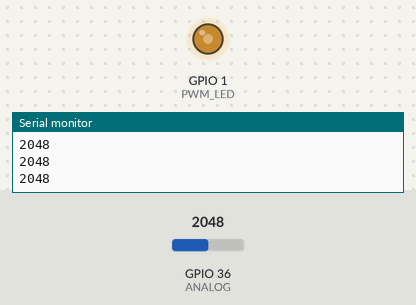
Recording of a sketch running on a simulated ESP32. On the bench: output pins drawn as LEDs (lit = HIGH), the last lines printed to the serial monitor. The inputs (shaded band) are chosen by the test bench; at power-on: GPIO 36 (ANALOG) = 2048.

Above: at 1.2 s.
1.3 s: GPIO 36 (ANALOG) set to 2866
At 2.3 s:
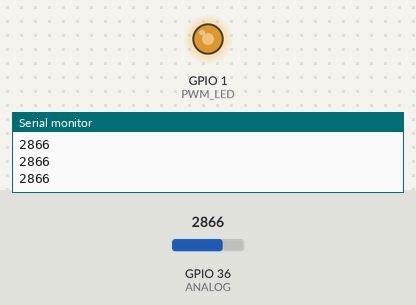
2.8 s: GPIO 36 (ANALOG) set to 3603
At 3.8 s:
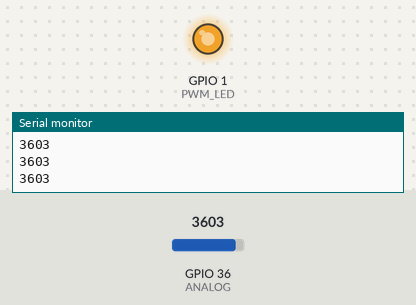
4.3 s: GPIO 36 (ANALOG) set to 491
At 5.3 s:
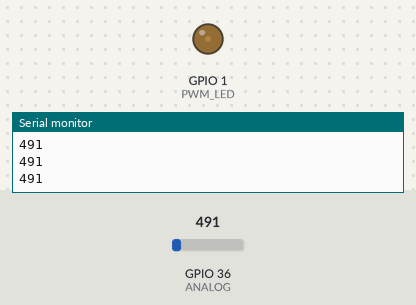
5.8 s: GPIO 36 (ANALOG) set to 0
At 6.7 s:
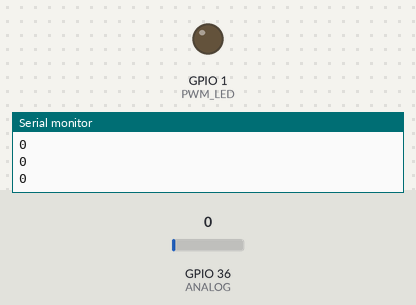
Timing chart, 0 to 8.3 s (numbered marks = the images above; inputs shaded):
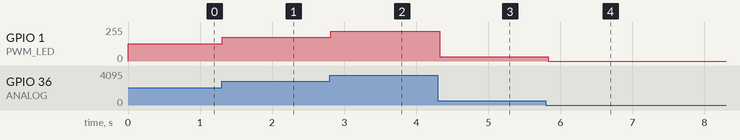

Measured:
- after the input at 1.3 s, GPIO 1 (PWM_LED): 128/255 → 178/255 at once
- after the input at 2.8 s, GPIO 1 (PWM_LED): 178/255 → 224/255 at once
- after the input at 4.3 s, GPIO 1 (PWM_LED): 224/255 → 31/255 at once
- after the input at 5.8 s, GPIO 1 (PWM_LED): 31/255 → 0/255 at once

The sketch:

PWM_and_Analog.ino
```cpp
#define PWM_LED 1   // Pin 2 used for PWM output (controls LED brightness)
#define ANALOG A0   // Analog input pin A0 for reading sensor/potentiometer value

void setup() {
  pinMode(PWM_LED, OUTPUT);        // Set pin 2 as an output for the LED
  ledcAttach(PWM_LED, 2000, 12);   // Attach PWM to pin 2 with 2 kHz frequency and 12-bit resolution
  Serial.begin(9600);              // Initialize serial communication at 9600 baud
}

void loop() {
  // Read the analog input value (0–4095 for 12-bit ADC)
  // and send it directly as PWM duty cycle to control LED brightness
  ledcWrite(PWM_LED, analogRead(ANALOG));

  // Print the analog input value to the Serial Monitor
  Serial.println(analogRead(ANALOG));

  delay(50);  // Small delay to smooth updates and avoid excessive serial output
}
```
